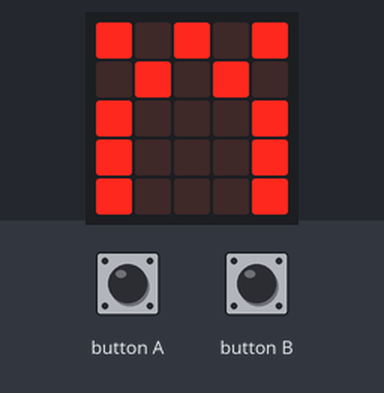
This program was run on a simulated BBC micro:bit (MakeCode). Shown: the board's 5×5 LED display. The test bench sets the inputs (shaded band).

Above: at 1.2 s.
1.3 s: button A pressed for 0.15 s
At 1.64 s:
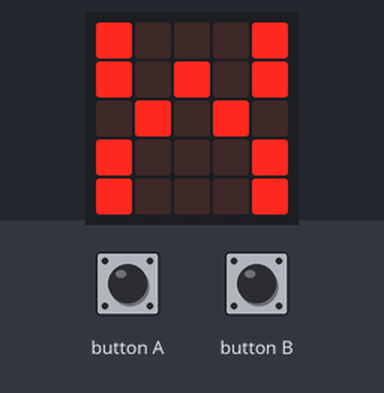
2.0 s: button B pressed for 0.15 s
At 2.36 s:
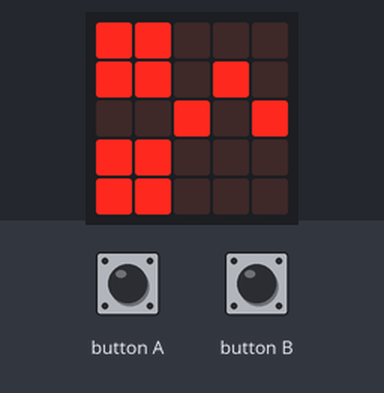
2.7 s: button A pressed for 0.15 s
At 3.09 s:
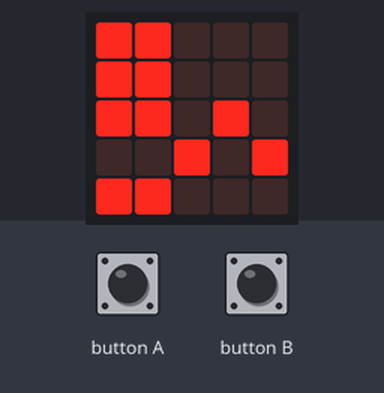
3.4 s: button B pressed for 0.15 s
At 3.93 s:
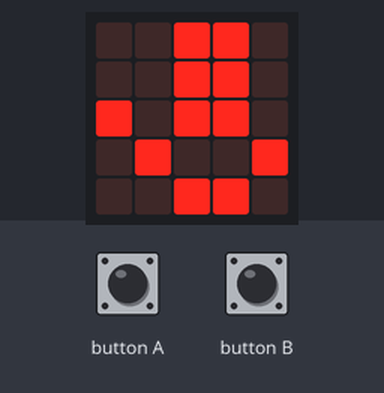
4.1 s: button A pressed for 0.15 s
At 5.52 s:
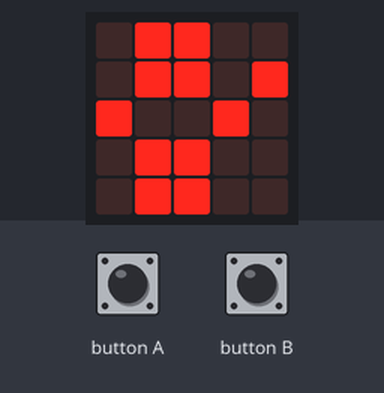
Timing chart, 0 to 5.8 s (numbered marks = the images above; inputs shaded):
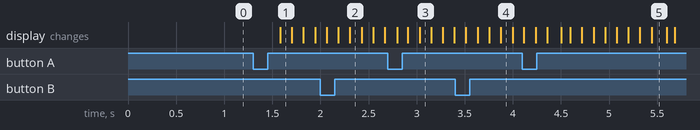

The program:

main.ts
```typescript
input.onButtonPressed(Button.A, function () {
    enter = 1
})
input.onButtonPressed(Button.B, function () {
    enter = 2
})
// 設定初始值
let item: number[] = []
let enter = 0
let list = [
[
1,
0,
1,
0,
1
],
[
0,
1,
0,
1,
0
],
[
1,
0,
0,
0,
1
],
[
1,
0,
0,
0,
1
],
[
1,
0,
0,
0,
1
]
]
for (let Y = 0; Y <= 4; Y++) {
    for (let X = 0; X <= 4; X++) {
        if (list[Y][X] == 1) {
            led.plot(X, Y)
        } else {
            led.unplot(X, Y)
        }
    }
}
basic.forever(function () {
    if (enter == 1) {
        for (let Y = 0; Y <= 4; Y++) {
            for (let X = 0; X <= 4; X++) {
                if (list[Y][X] == 1) {
                    led.plot(X, Y)
                } else {
                    led.unplot(X, Y)
                }
            }
        }
        list.unshift(list.pop())
        basic.pause(100)
    } else if (enter == 2) {
        for (let Y = 0; Y <= 4; Y++) {
            for (let X = 0; X <= 4; X++) {
                if (list[Y][X] == 1) {
                    led.plot(X, Y)
                } else {
                    led.unplot(X, Y)
                }
            }
        }
        for (let Y = 0; Y <= 4; Y++) {
            item = list[Y]
            item.unshift(item.pop())
        }
        basic.pause(100)
    }
})
```

test.ts
```typescript
// 在這裡測試；當此封包作為擴充功能時，將不會編譯此內容。
```

Measured:
- after the input at 1.3 s, the display: changes after 0.28 s (image 1)
- after the input at 2.0 s, the display: first differs from a run without the input after 0.31 s (image 2)
- after the input at 2.7 s, the display: first differs from a run without the input after 0.33 s (image 3)
- after the input at 3.4 s, the display: first differs from a run without the input after 0.35 s (image 4 shows a later state)
- after the input at 4.1 s, the display: first differs from a run without the input after 0.40 s (image 5 shows a later state)
